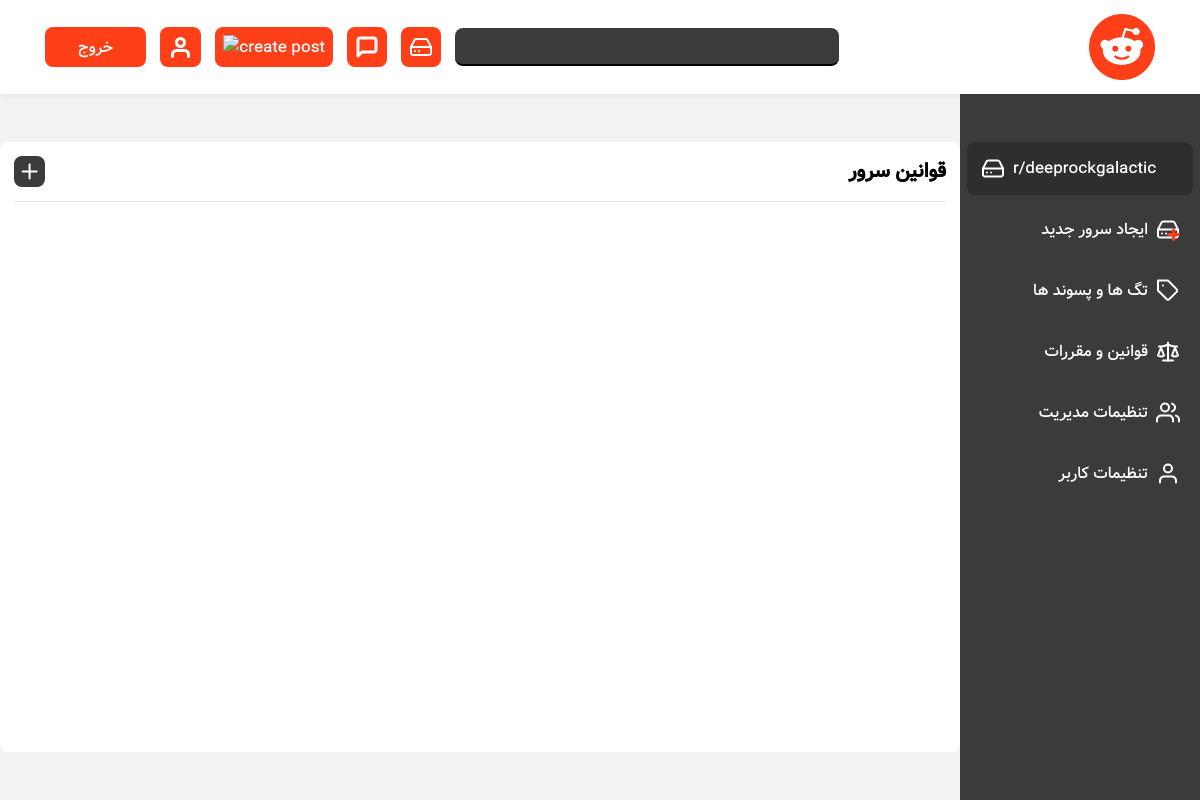
The app's page /r/deeprockgalactic/moderating-page/rules (signed in), older data.
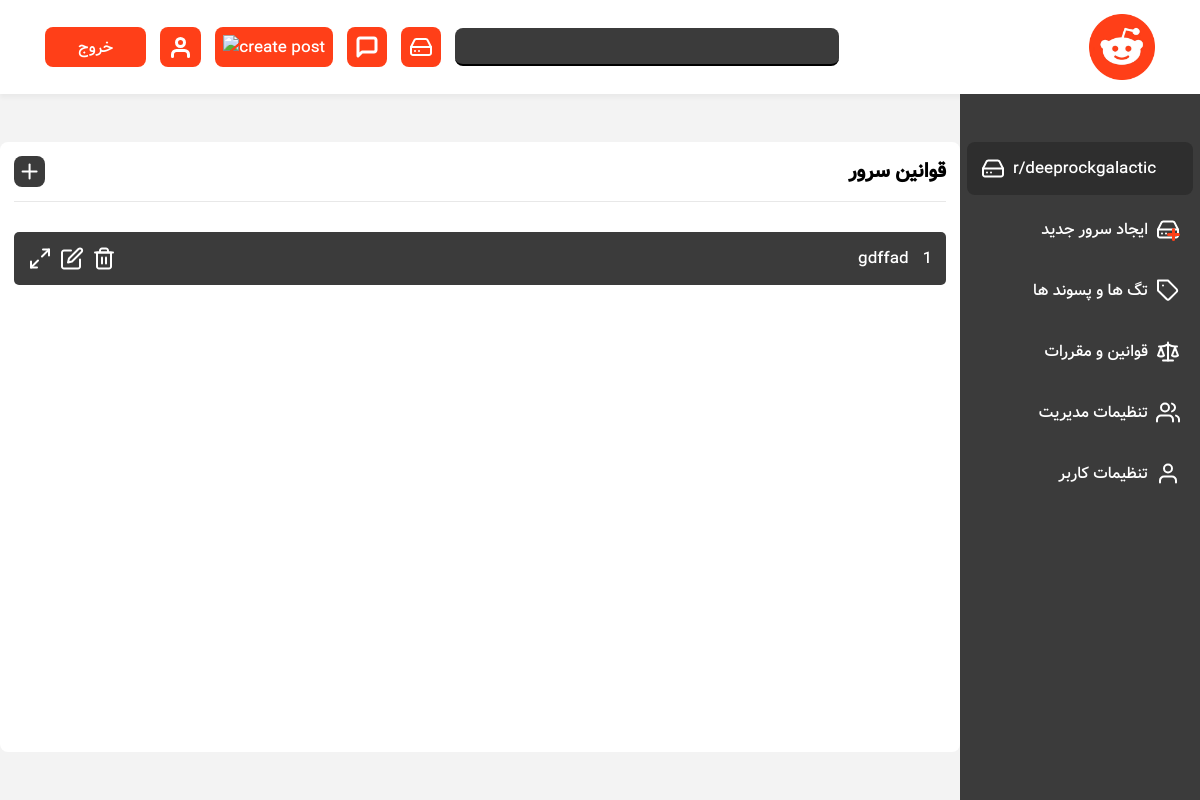
The same page, newer data.
### servers/models.py (models this page shows, shortened)
class ServerRule(models.Model):
    server = models.ForeignKey(Server, on_delete=models.CASCADE, related_name='rules')
    creator = models.ForeignKey(User, on_delete=models.CASCADE, related_name='rules')
    title = models.CharField(max_length=100)
    body = models.TextField()
    created = models.DateTimeField(auto_now_add=True)

### servers/views.py (the view, shortened to what this page needs)
# urls.py: path('<str:server_tag>/moderating-page/rules', RulesView.as_view(), name='server-rules'),
class RulesView(LoginRequiredMixin, View):
    class_form = CreateRuleForm
    def setup(self, request, *args, **kwargs):
        self.server = get_object_or_404(Server, tag=kwargs['server_tag'])
        return super().setup(request, *args, **kwargs)
    def get(self, request, *args, **kwargs):
        create_rule_form = self.class_form()
        server_rules = self.server.rules.all()
        moderator = self.server.moderator_of.filter(user=request.user)
        if moderator.exists():
            return render(request, 'servers/rules.html', {"server":self.server, "server_rules":server_rules, "create_rule_form":create_rule_form})
        messages.warning(request, 'شما مدیر این سرور نیستید')
        return redirect('home:home')

### servers/forms.py
class CreateServerForm(forms.ModelForm):
  class Meta:
    model = Server
    fields = ['tag', 'server_type']
    widgets = {'server_type':forms.RadioSelect({'class':'server-type-button'})}

class CreateRuleForm(forms.ModelForm):
  class Meta:
    model = ServerRule
    exclude = ['created', 'server', 'creator']

### reddit/context_processors.py (called while the page is built)
def inject_form(request):
    return {'create_server_form': CreateServerForm()}

def is_moderator(request):
    is_moderator = Server.objects.filter(creator=request.user.id)
    return {'is_moderator': is_moderator}

### servers/templates/servers/rules.html (shortened to what this page needs)
{% extends 'base.html' %} {% load static %}
{% block cssFiles %}
  <link rel="stylesheet" href="{% static 'servers/css/moderating-page.css' %}">
  <link rel="stylesheet" href="{% static 'servers/css/rules.css' %}">
{% endblock cssFiles %}
{% block content %}
<div id="moderation-page-wrapper">
  <section id="moderator-display">
      <div class="wrapper l-wrapper">
        <div class="form-title">
          <h2>قوانین سرور</h2>
          <div class="form-title-btns">
            <div onclick="createServerTabFunc('create-rule')" class="square-btn">
              <img src="{% static 'servers/svgs/plus.svg' %}" alt="add flair">
            </div>
          </div>
        </div>
        <section id='list'>
          {% for rule in server_rules %}
          <div class="rule">
            <div class="rule-title-wrapper">
              <div class="rule-title">
                {{ forloop.counter }}
                <p>{{rule.title}}</p>
              </div>
              <div class="rule-options">
                <a href="{% url 'servers:server-rules-delete' rule.server.tag rule.id %}">
                  <img src="{% static 'servers/svgs/trash.svg' %}" alt="delete rule">
                </a>
                <button class='edit-rule-btn'>
                  <img src="{% static 'posts/svgs/edit.svg' %}" alt="edit rule">
                </button>
                <button onclick='openRuleDetails({{ forloop.counter0 }})' class='rule-detail-btn'>
                  <img src="{% static 'svgs/maximize.svg' %}" alt="rule detail">
                </button>
              </div>
            </div>
          </div>
          {% endfor %}
        </section>
      </div>
  </section>
  {% include 'servers/inc/moderator-control-bar.html' %}
</div>
{% endblock content %}

Row changes from the older to the newer data that the page shows:
added ServerRule: title "gdffad"
